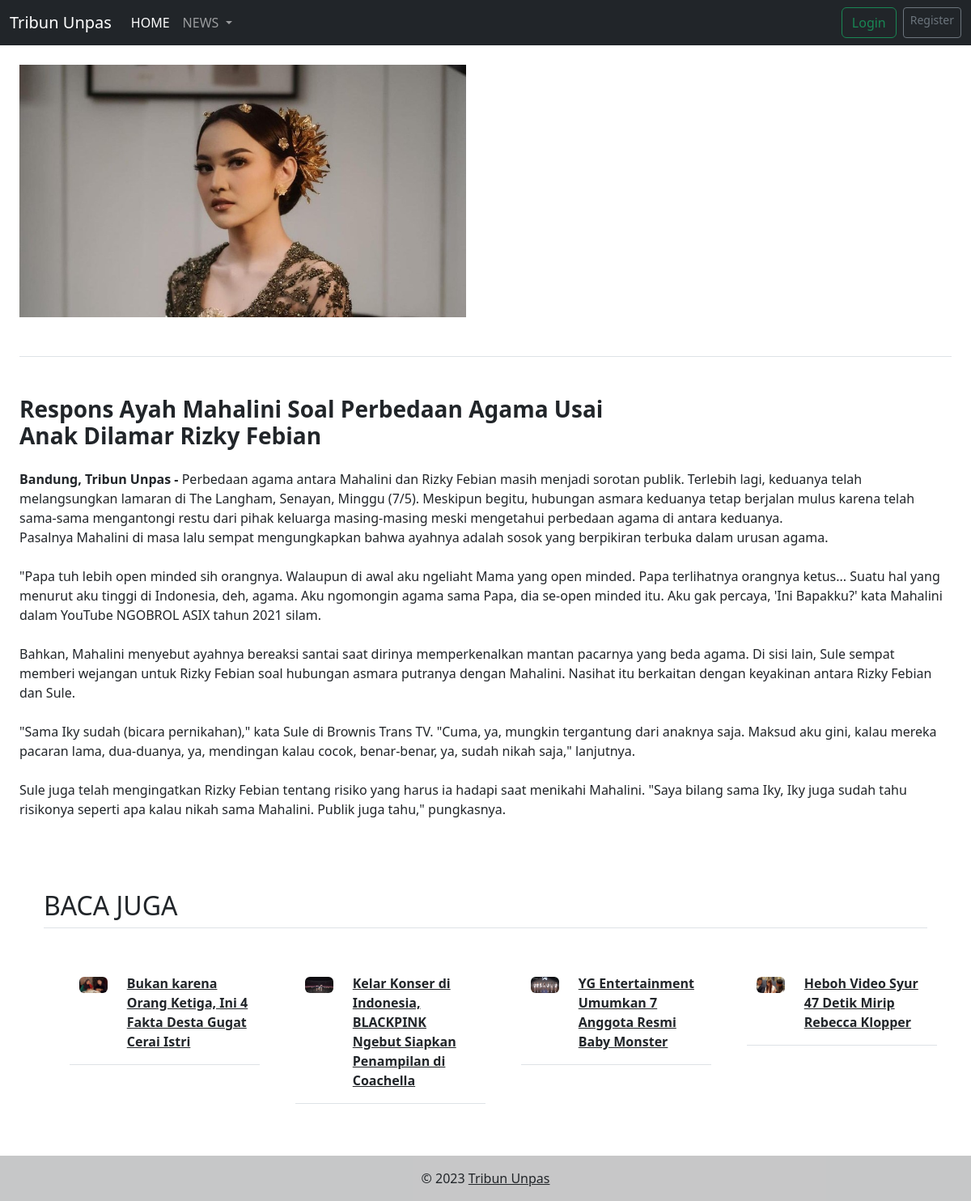
The page /detail.php?id=27 on the database its author committed.
### tables this page shows
CREATE TABLE `news_tubes` (
  `id` int NOT NULL,
  `foto` varchar(255) NOT NULL,
  `judul` varchar(100) NOT NULL,
  `kategori` int NOT NULL,
  `deskripsi` text  NOT NULL
);

### functions.php (called while the page is built, shortened)
<?php
$conn = mysqli_connect('localhost', 'root', '', 'tubes_database');
function query($data) {
    global $conn;
    $result = mysqli_query($conn,$data) or die(mysqli_error($conn));
    $rows = [];
    while($row = mysqli_fetch_assoc($result)) {
        $rows[] = $row;
    }
        return $rows;
}
?>

### detail.php (the view, shortened to what this page needs)
<?php
require 'functions.php';
$id = $_GET['id'];
$news = query("SELECT * FROM news_tubes WHERE id = '$id'")[0];
$newsbawah = query("SELECT * FROM news_tubes ORDER BY RAND() LIMIT 0,4");
?>
<!doctype html>
<html lang="en">
  <head>
    <link href="https://cdn.jsdelivr.net/npm/bootstrap@5.3.0-alpha2/dist/css/bootstrap.min.css" rel="stylesheet">
  </head>
  <body>
  <nav class="navbar navbar-expand-lg bg-dark" data-bs-theme="dark">
    <div class="container-fluid">
        <a class="navbar-brand" href="index.php">Tribun Unpas
        </a>
        <div class="collapse navbar-collapse" id="navbarSupportedContent">
        <ul class="navbar-nav me-auto mb-2 mb-lg-0">
            <li class="nav-item">
            <a class="nav-link active" aria-current="page" href="index.php">HOME
            </a>
            </li>
            <li class="nav-item dropdown">
            <a class="nav-link dropdown-toggle" href="#" role="button" data-bs-toggle="dropdown" aria-expanded="false">
                NEWS
            </a>
            </li>
        </ul>
        <form class="d-flex" role="Login">
            <a href="login.php" class="btn btn-outline-success me-2" type="button">Login</a>
            <a href="Registrasi.php" class="btn btn-sm btn-outline-secondary" type="button">Register</a>
            </form>
        </div>
    </div>
</nav>
<div class="container-fluid p-4">
    <section class="border-bottom pb-4 mb-5">
        <div class="row gx-5">
        <div class="col-md-6 mb-4">
            <div class="bg-image hover-overlay ripple shadow-2-strong rounded-5" data-mdb-ripple-color="light">
            <img src="admin/img/<?= $news['foto']; ?>" class="img-fluid" class="img-fluid" />
            </div>
        </div>
        </div>
    </section>
    <div class="col-md-8 mb-4">
        <h3> <strong><?= $news['judul']; ?><span class="text-body-secondary"></span> </strong> </h3>
</div>
        <?= html_entity_decode($news['deskripsi'], ENT_QUOTES); ?>
      </div>
<div class="container px-4 py-5" id="icon-grid">
    <h2 class="pb-2 border-bottom">BACA JUGA</h2>
<div class="row row-cols-1 row-cols-sm-2 row-cols-md-3 row-cols-lg-4 g-4 py-5">
    <?php
        foreach($newsbawah as $new):
        ?>
        <div class="col d-flex align-items-start">
        <svg class="bi text-body-secondary flex-shrink-0 me-3" width="1.75em" height="1.75em"><use xlink:href="#cpu-fill"/></svg>
        <a href="detail.php?id=<?= $new['id']?>" class="text-dark">
                <div class="row mb-4 border-bottom pb-2">
                <div class="col-3">
                    <img src="admin/img/<?= $new['foto']?>"
                    class="img-fluid shadow-1-strong rounded" alt="Secret" />
                </div>
                <div class="col-9">
                    <p class="mb-2"><strong><?= $new['judul']?></strong></p>
                </div>
                </div>
            </a>
      </div>
        <?php
        endforeach;
        ?>
</div>
<footer class="bg-light text-lg-start fixed-bottom">
<div class="text-center p-3" style="background-color: rgba(0, 0, 0, 0.2);">
  © 2023
  <a class="text-dark" href="index.php">Tribun Unpas</a>
</div>
</footer>
  </body>
    </html>
</html>

### rows shown on the page
news_tubes: foto (picture), judul "Respons Ayah Mahalini Soal Perbedaan Agama Usai Anak Dilamar Rizky Febian", deskripsi "Bandung, Tribun Unpas - Perbedaan agama antara Mahalini dan Rizky Febian masih menjadi sorotan publik. Terlebih lagi, keduanya telah melangsungkan lamaran di The Langham, Senayan, Minggu (7/5). Meskipun begitu, hubungan asmara keduanya tetap berjalan mulus karena telah sama-sama mengantongi restu dari pihak keluarga masing-masing meski mengetahui perbedaan agama di antara keduanya. Pasalnya Mahalini di masa lalu sempat mengungkapkan bahwa ayahnya adalah sosok yang berpikiran terbuka dalam urusan agama. \"Papa tuh lebih open minded sih orangnya. Walaupun di awal aku ngeliaht Mama yang open minded. Papa terlihatnya orangnya ketus... Suatu hal yang menurut aku tinggi di Indonesia, deh, agama.…"
news_tubes: foto (picture), judul "Bukan karena Orang Ketiga, Ini 4 Fakta Desta Gugat Cerai Istri"
news_tubes: foto (picture), judul "Kelar Konser di Indonesia, BLACKPINK Ngebut Siapkan Penampilan di Coachella"
news_tubes: foto (picture), judul "YG Entertainment Umumkan 7 Anggota Resmi Baby Monster"
news_tubes: foto (picture), judul "Heboh Video Syur 47 Detik Mirip Rebecca Klopper"
